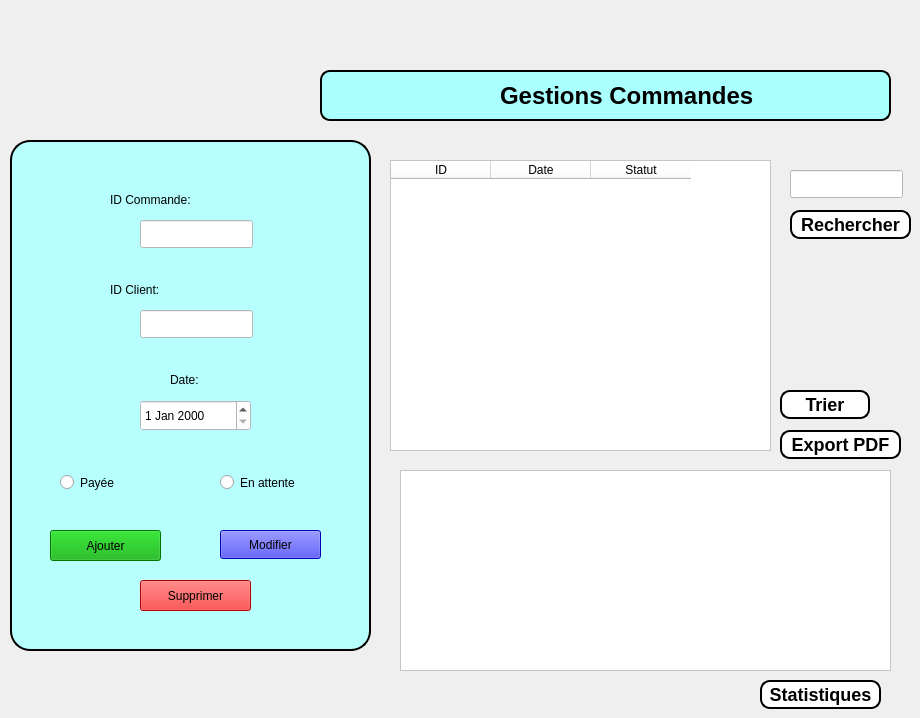
    <widget class="QWidget" name="pageCommande">
     <widget class="QPushButton" name="btn_rech">
      <property name="geometry">
       <rect>
        <x>790</x>
        <y>210</y>
        <width>121</width>
        <height>29</height>
       </rect>
      </property>
      <property name="styleSheet">
       <string notr="true">#btn_rech {
    background-color: white; 
    color: black;            
    border: 2px solid black; 
    border-radius: 10px;
    font-weight: bold;
	font-size: 18px;
}

#btn_rech:hover {
    background-color: #eafffd; 
}

#btn_rech:pressed {
	background-color: rgb(175, 255, 255); 
}
</string>
      </property>
      <property name="text">
       <string>Rechercher</string>
      </property>
     </widget>
     <widget class="QLineEdit" name="lineEdit_8">
      <property name="geometry">
       <rect>
        <x>790</x>
        <y>170</y>
        <width>113</width>
        <height>28</height>
       </rect>
      </property>
      <property name="styleSheet">
       <string notr="true">background-color: rgb(255, 255, 255);
font: 300 10pt &quot;Segoe UI&quot;;</string>
      </property>
     </widget>
     <widget class="QFrame" name="frame_2">
      <property name="geometry">
       <rect>
        <x>400</x>
        <y>470</y>
        <width>491</width>
        <height>201</height>
       </rect>
      </property>
      <property name="styleSheet">
       <string notr="true">color: rgb(255, 255, 255);
background-color: rgb(255, 255, 255);</string>
      </property>
      <property name="frameShape">
       <enum>QFrame::Shape::StyledPanel</enum>
      </property>
      <property name="frameShadow">
       <enum>QFrame::Shadow::Raised</enum>
      </property>
     </widget>
     <widget class="QPushButton" name="btn_pdf">
      <property name="geometry">
       <rect>
        <x>780</x>
        <y>430</y>
        <width>121</width>
        <height>29</height>
       </rect>
      </property>
      <property name="styleSheet">
       <string notr="true">#btn_pdf {
    background-color: white; 
    color: black;            
    border: 2px solid black; 
    border-radius: 10px;
    font-weight: bold;
	font-size: 18px;
}

#btn_pdf:hover {
    background-color: #eafffd; 
}

#btn_pdf:pressed {
	background-color: rgb(175, 255, 255); 
}
</string>
      </property>
      <property name="text">
       <string>Export PDF</string>
      </property>
     </widget>
     <widget class="QPushButton" name="btn_stat">
      <property name="geometry">
       <rect>
        <x>760</x>
        <y>680</y>
        <width>121</width>
        <height>29</height>
       </rect>
      </property>
      <property name="styleSheet">
       <string notr="true">#btn_stat {
    background-color: white; 
    color: black;            
    border: 2px solid black; 
    border-radius: 10px;
    font-weight: bold;
	font-size: 18px;
}

#btn_stat:hover {
    background-color: #eafffd; 
}

#btn_stat:pressed {
	background-color: rgb(175, 255, 255); 
}
</string>
      </property>
      <property name="text">
       <string>Statistiques</string>
      </property>
     </widget>
     <widget class="QPushButton" name="btn_tri">
      <property name="geometry">
       <rect>
        <x>780</x>
        <y>390</y>
        <width>90</width>
        <height>29</height>
       </rect>
      </property>
      <property name="styleSheet">
       <string notr="true">#btn_tri {
    background-color: white; 
    color: black;            
    border: 2px solid black; 
    border-radius: 10px;
    font-weight: bold;
	font-size: 18px;
}

#btn_tri:hover {
    background-color: #eafffd; 
}

#btn_tri:pressed {
	background-color: rgb(175, 255, 255); 
}
</string>
      </property>
      <property name="text">
       <string>Trier</string>
      </property>
     </widget>
     <widget class="QFrame" name="frame">
      <property name="geometry">
       <rect>
        <x>10</x>
        <y>140</y>
        <width>361</width>
        <height>511</height>
       </rect>
      </property>
      <property name="styleSheet">
       <string notr="true">#frame {
    border: 2px solid black;
    border-radius: 20px;
    background-color: rgb(183,255,255);
}

</string>
      </property>
      <property name="frameShape">
       <enum>QFrame::Shape::StyledPanel</enum>
      </property>
      <property name="frameShadow">
       <enum>QFrame::Shadow::Raised</enum>
      </property>
      <widget class="QLabel" name="label_2">
       <property name="geometry">
        <rect>
         <x>100</x>
         <y>50</y>
         <width>171</width>
         <height>20</height>
        </rect>
       </property>
       <property name="styleSheet">
        <string notr="true">color: rgb(0, 0, 0);
font: 600 14pt &quot;Segoe UI&quot;;</string>
       </property>
       <property name="text">
        <string>ID Commande:</string>
       </property>
      </widget>
      <widget class="QLineEdit" name="id">
       <property name="geometry">
        <rect>
         <x>130</x>
         <y>80</y>
         <width>113</width>
         <height>28</height>
        </rect>
       </property>
       <property name="styleSheet">
        <string notr="true">color:rgb(0, 0, 0);
font: 300 10pt &quot;Segoe UI&quot;;
background-color: rgb(255, 255, 255);</string>
       </property>
      </widget>
      <widget class="QLabel" name="label_10">
       <property name="geometry">
        <rect>
         <x>160</x>
         <y>230</y>
         <width>63</width>
         <height>20</height>
        </rect>
       </property>
       <property name="styleSheet">
        <string notr="true">color: rgb(0, 0, 0);
font: 600 14pt &quot;Segoe UI&quot;;</string>
       </property>
       <property name="text">
        <string>Date:</string>
       </property>
      </widget>
      <widget class="QDateEdit" name="date">
       <property name="geometry">
        <rect>
         <x>130</x>
         <y>260</y>
         <width>111</width>
         <height>31</height>
        </rect>
       </property>
       <property name="styleSheet">
        <string notr="true">color:rgb(0, 0, 0);
font: 600 10pt &quot;Segoe UI&quot;;
background-color: rgb(255, 255, 255);</string>
       </property>
      </widget>
      <widget class="QRadioButton" name="r1">
       <property name="geometry">
        <rect>
         <x>50</x>
         <y>330</y>
         <width>111</width>
         <height>25</height>
        </rect>
       </property>
       <property name="styleSheet">
        <string notr="true">color: rgb(0, 0, 0);
font: 600 14pt &quot;Segoe UI&quot;;   
r1::indicator:checked {
	background-color: #1E90FF; 
}
</string>
       </property>
       <property name="text">
        <string>Payée</string>
       </property>
      </widget>
      <widget class="QRadioButton" name="r2">
       <property name="geometry">
        <rect>
         <x>210</x>
         <y>330</y>
         <width>131</width>
         <height>25</height>
        </rect>
       </property>
       <property name="styleSheet">
        <string notr="true">color: rgb(0, 0, 0);
font: 600 14pt &quot;Segoe UI&quot;;</string>
       </property>
       <property name="text">
        <string>En attente</string>
       </property>
      </widget>
      <widget class="QPushButton" name="btn_sup">
       <property name="geometry">
        <rect>
         <x>130</x>
         <y>440</y>
         <width>111</width>
         <height>31</height>
        </rect>
       </property>
       <property name="styleSheet">
        <string notr="true">font: 700 11pt &quot;Tahoma&quot;;
background-color: red;
</string>
       </property>
       <property name="text">
        <string>Supprimer</string>
       </property>
      </widget>
      <widget class="QPushButton" name="btn_ajout">
       <property name="geometry">
        <rect>
         <x>40</x>
         <y>390</y>
         <width>111</width>
         <height>31</height>
        </rect>
       </property>
       <property name="styleSheet">
        <string notr="true">font: 700 11pt &quot;Tahoma&quot;;
background-color: rgb(0, 170, 0);
</string>
       </property>
       <property name="text">
        <string>Ajouter</string>
       </property>
      </widget>
      <widget class="QPushButton" name="modif">
       <property name="geometry">
        <rect>
         <x>210</x>
         <y>390</y>
         <width>101</width>
         <height>29</height>
        </rect>
       </property>
       <property name="styleSheet">
        <string notr="true">font: 700 11pt &quot;Tahoma&quot;;
background-color: blue;
</string>
       </property>
       <property name="text">
        <string>Modifier</string>
       </property>
      </widget>
      <widget class="QLineEdit" name="id_client">
       <property name="geometry">
        <rect>
         <x>130</x>
         <y>170</y>
         <width>113</width>
         <height>28</height>
        </rect>
       </property>
       <property name="styleSheet">
        <string notr="true">color:rgb(0, 0, 0);
font: 300 10pt &quot;Segoe UI&quot;;
background-color: rgb(255, 255, 255);</string>
       </property>
      </widget>
      <widget class="QLabel" name="label_32">
       <property name="geometry">
        <rect>
         <x>100</x>
         <y>140</y>
         <width>171</width>
         <height>20</height>
        </rect>
       </property>
       <property name="styleSheet">
        <string notr="true">color: rgb(0, 0, 0);
font: 600 14pt &quot;Segoe UI&quot;;</string>
       </property>
       <property name="text">
        <string>ID Client: </string>
       </property>
      </widget>
     </widget>
     <widget class="QGroupBox" name="groupBox_7">
      <property name="geometry">
       <rect>
        <x>320</x>
        <y>70</y>
        <width>571</width>
        <height>51</height>
       </rect>
      </property>
      <property name="styleSheet">
       <string notr="true">QGroupBox {
    border: 2px solid black;
    border-radius: 10px;
background-color: rgb(170, 255, 255);
    font-family: &quot;Open Sans&quot;;
    font-size: 12pt;
    font-weight: bold;
}
</string>
      </property>
      <property name="title">
       <string/>
      </property>
      <widget class="QLabel" name="label_8">
       <property name="geometry">
        <rect>
         <x>180</x>
         <y>10</y>
         <width>281</width>
         <height>31</height>
        </rect>
       </property>
       <property name="styleSheet">
        <string notr="true">    font-size: 18pt;
color: rgb(0, 0, 0);
    font-weight: bold;</string>
       </property>
       <property name="text">
        <string>Gestions Commandes</string>
       </property>
      </widget>
     </widget>
     <widget class="QTableWidget" name="tab">
      <property name="geometry">
       <rect>
        <x>390</x>
        <y>160</y>
        <width>381</width>
        <height>291</height>
       </rect>
      </property>
      <property name="styleSheet">
       <string notr="true">font: 600 12pt &quot;Segoe UI&quot;;
background-color: rgb(255, 255, 255);
color: rgb(0, 0, 0);</string>
      </property>
      <column>
       <property name="text">
        <string>ID</string>
       </property>
      </column>
      <column>
       <property name="text">
        <string>Date</string>
       </property>
      </column>
      <column>
       <property name="text">
        <string>Statut</string>
       </property>
      </column>
     </widget>
    </widget>
